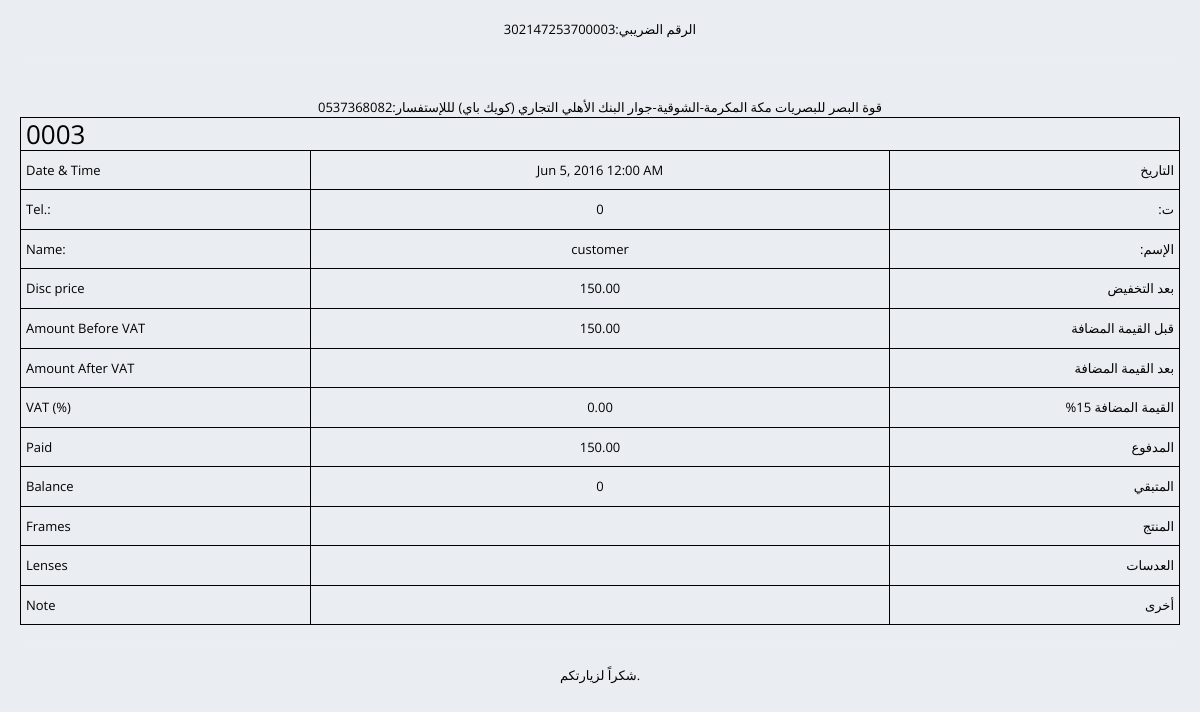
The page /index.php?id=3 on the database its author committed.
### tables this page shows
CREATE TABLE `order` (
  `id` int(11) NOT NULL,
  `bill_number` int(4) UNSIGNED ZEROFILL NOT NULL,
  `bill_year` int(11) NOT NULL,
  `client_name` varchar(200) DEFAULT NULL,
  `client_phone` varchar(200) DEFAULT NULL,
  `price_total` decimal(10,2) DEFAULT NULL,
  `price_paid` decimal(10,2) DEFAULT NULL,
  `order_date` date DEFAULT NULL,
  `er_d_sphere` varchar(200) DEFAULT NULL,
  `er_d_cylinder` varchar(200) DEFAULT NULL,
  `er_d_axis` varchar(200) DEFAULT NULL,
  `er_r_sphere` varchar(200) DEFAULT NULL,
  `er_r_cylinder` varchar(200) DEFAULT NULL,
  `er_r_axis` varchar(200) DEFAULT NULL,
  `el_d_sphere` varchar(200) DEFAULT NULL,
  `el_d_cylinder` varchar(200) DEFAULT NULL,
  `el_d_axis` varchar(200) DEFAULT NULL,
  `el_r_sphere` varchar(200) DEFAULT NULL,
  `el_r_cylinder` varchar(200) DEFAULT NULL,
  `el_r_axis` varchar(200) DEFAULT NULL,
  `ipd` varchar(200) DEFAULT NULL,
  `frame` varchar(200) DEFAULT NULL,
  `note` varchar(200) DEFAULT NULL,
  `lenses` varchar(200) DEFAULT NULL,
  `er_add` varchar(200) DEFAULT NULL,
  `el_add` varchar(200) DEFAULT NULL,
  `price_full` decimal(10,2) DEFAULT NULL,
  `price_full_vat` varchar(255) DEFAULT NULL,
  `price_discount` decimal(10,2) DEFAULT NULL,
  `is_hidden` int(11) DEFAULT '0',
  `er_cl_sphere` varchar(200) DEFAULT NULL,
  `er_cl_cylinder` varchar(200) DEFAULT NULL,
  `er_cl_axis` varchar(200) DEFAULT NULL,
  `el_cl_sphere` varchar(200) DEFAULT NULL,
  `el_cl_cylinder` varchar(200) DEFAULT NULL,
  `el_cl_axis` varchar(200) DEFAULT NULL,
  `isOld` int(2) NOT NULL DEFAULT '1'
);

CREATE TABLE `vat` (
  `id` int(11) NOT NULL,
  `vat` decimal(10,2) NOT NULL
);

### inc/config.php (called while the page is built, shortened)
<?php
	require_once("functions.php");
	function getArabic($str) {
    	if(isset($GLOBALS["currLabels"][($str)]) && !empty($GLOBALS["currLabels"][($str)])) {
    		return $GLOBALS["currLabels"][($str)];
    	}
    	return "(ar)";
	}

### inc/functions.php (called while the page is built, shortened)
<?php
  	function db_query($query, $link = "link_db") {
    	$res = mysql_query($query) or db_error($query, mysql_errno(), mysql_error());
   		return $res;
  	}
  	function db_fetch_row($res) {
    	$array = mysql_fetch_array($res, MYSQL_ASSOC);
    	return $array;
  	}
	function convertDateTimeToTimeStamp($str) {
    	$temp = explode(" ", $str);
    	$date = $temp[0];
    	$date = explode("-", $date);
    	$day = intval($date[2]);
    	$month = intval($date[1]);
    	$year = intval($date[0]);
    	if(count($date) == 3)
    		return mktime($hour, $minute, $second, $month, $day, $year);
    	else
    		return 0;
    }
	function formatDateTime($dbDate) {
		$dateTimeStamp = convertDateTimeToTimeStamp($dbDate);
		return date(DATETIME_FORMAT, $dateTimeStamp);
	}
?>

### order_detail.php (the view, shortened to what this page needs)
<?php require_once 'inc/config.php'; ?>
<?php
	$order  = array();
	if(isset($_GET["id"])){
		$res = db_query("SELECT * FROM `order` WHERE id={$_GET["id"]}");
		$order = db_fetch_row($res);
		$vat_select = "SELECT * FROM vat";
		$result = mysql_query($vat_select);
		$vat_fetch = mysql_fetch_assoc($result);
		$per_vat = $vat_fetch["vat"];
	}
?>
<!DOCTYPE html>
 <html class="no-js">
    <head>
		<center><?php echo getArabic('VatNo')?>
		<hr>
		<br/>
		<?php echo getArabic('ShopNo')?></center>
    </head>
    <body>
	<table class="print-table">
		<tr>
			<td colspan="3" class="auto-style2"><span style="float: left; color: black; font-size: 2em; line-height: 12px;"><?php echo ($order["bill_number"]); ?></span></td>
		</tr>
		<tr>
			<td style="width: 25%;" class="auto-style2">Date & Time</td>
			<td class="tc" style="color: #000000"><?php echo (formatDateTime($order["order_date"])); ?></td>
			<td class="auto-style1" style="width: 25%;"><?php echo getArabic('Date')?></td>
		</tr>
		<tr>
			<td style="width: 25%;" class="auto-style2">Tel.:</td>
			<td class="tc" style="color: #000000"><?php echo ($order["client_phone"]); ?></td>
			<td class="auto-style1" style="width: 25%;"><?php echo getArabic('Tel')?>:</td>
		</tr>
		<tr>
			<td style="width: 25%;" class="auto-style2">Name:</td>
			<td class="tc" style="color: #000000"><?php echo ($order["client_name"]); ?></td>
			<td class="auto-style1" style="width: 25%;"><?php echo getArabic('Name')?>:</td>
		</tr>
		<?php if(isset($order["price_full"]) && $order["price_total"] < $order["price_full"]) { ?>
		<tr>
			<td style="width: 25%;" class="auto-style2">Amount</td>
			<td class="tc" style="color: #000000"><?php echo $order["price_full"]+(($per_vat*$order["price_full"])/100); ?></td>
			<td class="auto-style1" style="width: 25%;"><?php echo getArabic('Amount')?></td>
		</tr>
		<tr>
			<td style="width: 25%;" class="auto-style2">Disc price</td>
			<td class="tc" style="color: #000000"><?php echo $order["price_total"]; ?></td>
			<td class="auto-style1" style="width: 25%;"><?php echo getArabic('Discounted price')?></td>
		</tr>
		<?php }else{ ?>
		<tr>
			<td style="width: 25%;" class="auto-style2">Disc price</td>
				<td class="tc" style="color: #000000"><?php echo $order["price_total"]; ?></td>
				<td class="auto-style1" style="width: 25%;"><?php echo getArabic('Discounted price')?>
			</td>
		</tr>
		<tr>
			<td style="width: 25%;" class="auto-style2">Amount Before VAT</td>
			<td class="tc" style="color: #000000"><?php echo $order["price_full"]; ?></td>
			<td class="auto-style1" style="width: 25%;"><?php echo getArabic('Total Amount Before VAT'); ?></td>
		</tr>
		<?php } ?>
		<tr>
			<td style="width: 25%;" class="auto-style2">Amount After VAT</td>
			<td class="tc" style="color: #000000"><?php echo $order["price_full_vat"]; ?></td>
			<td class="auto-style1" style="width: 25%;"><?php echo getArabic('Total Amount After VAT'); ?></td>
		</tr>
		<tr>
			<td style="width: 25%;" class="auto-style2">VAT (%)</td>
			<td class="tc" style="color: #000000"><?php echo $per_vat; ?></td>
			<td class="auto-style1" style="width: 25%;"><?php echo getArabic('VAT')?></td>
		</tr>
		<tr>
			<td style="width: 25%;" class="auto-style2">Paid</td>
			<td class="tc" style="color: #000000"><?php echo $order["price_paid"]; ?></td>
			<td class="auto-style1" style="width: 25%;"><?php echo getArabic('Paid')?></td>
		</tr>
		<tr>
			<td style="width: 25%;" class="auto-style2">Balance</td>
			<td class="tc" style="color: #000000"><?php echo  ($order["price_total"]-$order["price_paid"]); ?></td>
			<td class="auto-style1" style="width: 25%;"><?php echo getArabic('Balance')?></td>
		</tr>
		<tr>
			<td style="width: 25%;" class="auto-style2">Frames</td>
			<td class="tc" style="color: #000000">
			</td>
			<td class="auto-style1" style="width: 25%;"><?php echo getArabic('Frame')?></td>
		</tr>
		<tr>
			<td style="width: 25%;" class="auto-style2">Lenses</td>
			<td class="tc" style="color: #000000">
			</td>
			<td class="auto-style1" style="width: 25%;"><?php echo getArabic('Lenses')?></td>
		</tr>
		<tr>
			<td style="width: 25%;" class="auto-style2">Note</td>
			<td class="tc" style="color: #000000"><?php echo ($order["note"]); ?></td>
			<td class="auto-style1" style="width: 25%;"><?php echo getArabic('note')?></td>
		</tr>
	</table>
	<hr>
	<center><?php echo getArabic('ReturnTerms')?></center>
</body>
</html>

### order_detail.php (style rules this page uses)
table { border-collapse: collapse; border-spacing: 0; }
* { color: #000000; }
.print-table { width: 100%; }
.print-table td { border: 1px solid; padding: 10px 5px; }
.print-table .tc { text-align: center; }
.auto-style1 { direction: rtl; color: #000000; }
.auto-style2 { color: #000000; }

### rows shown on the page
order: bill_number "0003", order_date "Jun 5, 2016 12:00 AM", client_phone "0", client_name "customer", price_total "150.00", price_full "150.00", price_paid "150.00", $order["price_total"]-$order["price_paid"] "0"
vat: vat "0.00"

### other values the page prints
getArabic('VatNo') "الرقم الضريبي:302147253700003"
getArabic('ShopNo') "قوة البصر للبصريات مكة المكرمة-الشوقية-جوار البنك الأهلي التجاري (كويك باي) لللإستفسار:0537368082"
getArabic('Date') "التاريخ"
getArabic('Tel') "ت"
getArabic('Name') "الإسم"
getArabic('Discounted price') "بعد التخفيض"
getArabic('Total Amount Before VAT') "قبل القيمة المضافة"
getArabic('Total Amount After VAT') "بعد القيمة المضافة"
getArabic('VAT') "القيمة المضافة 15%"
getArabic('Paid') "المدفوع"
getArabic('Balance') "المتبقي"
getArabic('Frame') "المنتج"
getArabic('Lenses') "العدسات"
getArabic('note') "أخرى"
getArabic('ReturnTerms') "شكراً لزيارتكم."
